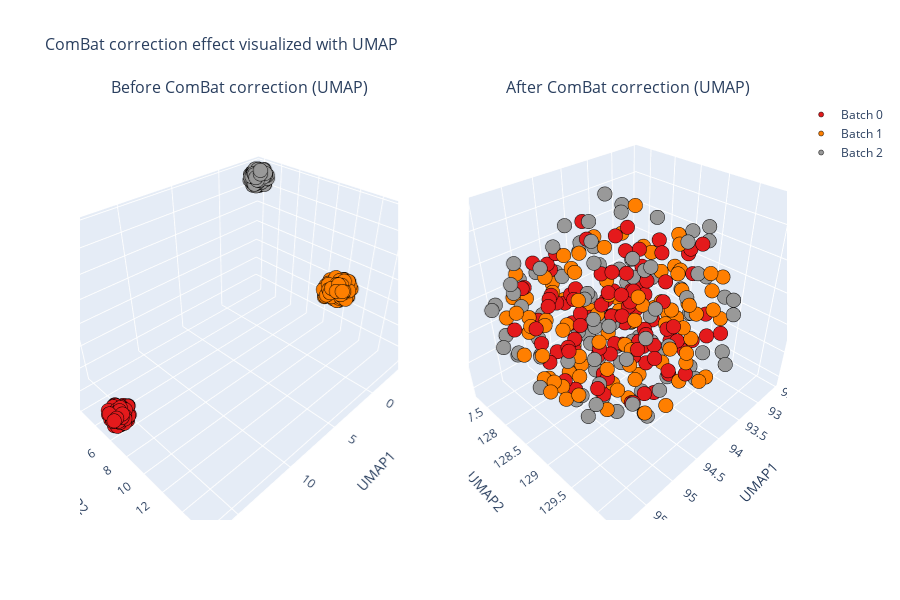

Notebook code for this chart:
### Markdown cell above
UMAP visualization (in this example it is 3D interactive plot)

### Code cell
combat.plot_transformation(
    X, reduction_method="umap", n_components=3, plot_type="interactive", n_neighbors=30
)
